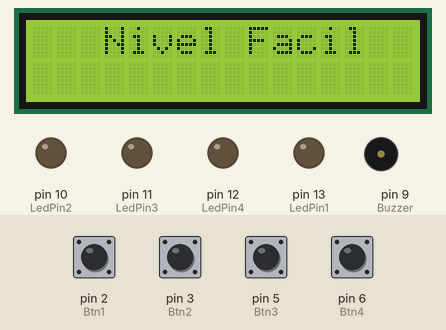
Simulated run of this sketch. Board: Arduino Uno, built with avr-gcc and run on an emulated ATmega328P. On the bench: 16×2 character LCD, output pins drawn as LEDs (lit = HIGH), buzzer (waves = sounding). The inputs (shaded band) are chosen by the test bench; at power-on: pin 2 (Btn1), pin 3 (Btn2), pin 5 (Btn3), pin 6 (Btn4) LOW. Random numbers use the default seed unless the sketch sets one; pins used as bus, display or sensor lines are not drawn; what the sketch prints to the serial monitor is not drawn.

Above: at 1.2 s.
1.3 s: pin 2 (Btn1) pulled HIGH for 0.15 s
At 2.8 s:
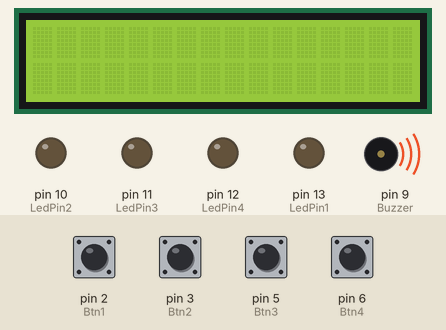
4.4 s: pin 3 (Btn2) pulled HIGH for 0.15 s
At 6.6 s:
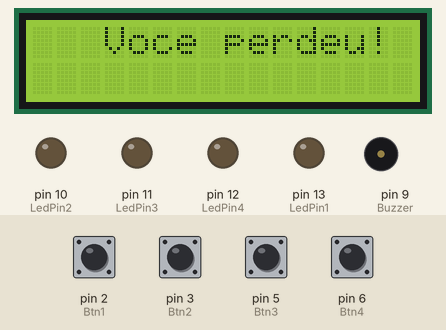
7.5 s: pin 5 (Btn3) pulled HIGH for 1 s
At 9.7 s:
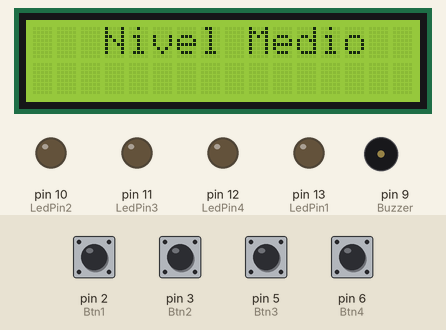
10.0 s: pin 2 (Btn1) pulled HIGH for 1 s
At 13.3 s:
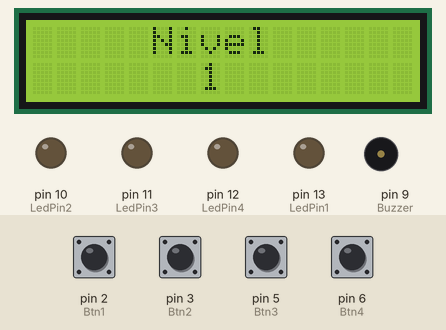
13.8 s: pin 6 (Btn4) pulled HIGH for 0.15 s
At 14.0 s:
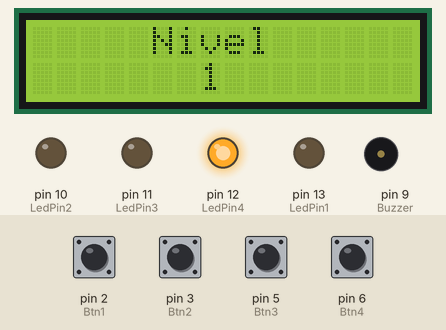
16.9 s: pin 3 (Btn2) pulled HIGH for 1 s
At 18.0 s:
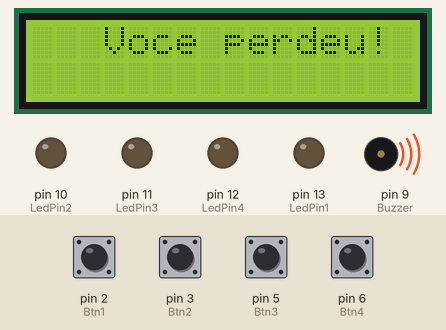
Timing chart, 0 to 19.9 s (numbered marks = the images above; inputs shaded):
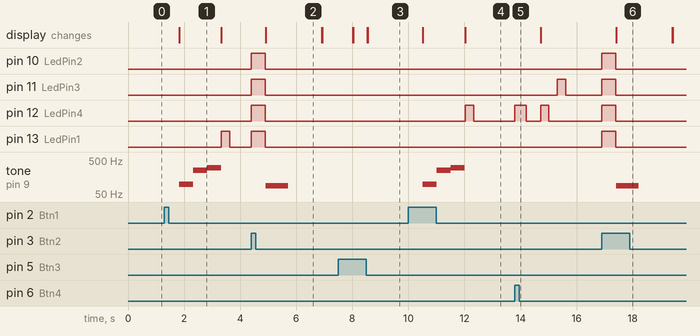

The sketch:

jogoDaMemoria.ino
```cpp
#include <time.h>;
#include <stdlib.h>;
#include <Wire.h>;
#include <LiquidCrystal_I2C.h>;

const int LedPin1 = 13;
const int LedPin2 = 10;
const int LedPin3 = 11;
const int LedPin4 = 12;
const int Btn1 = 2;
const int Btn2 = 3;
const int Btn3 = 5;
const int Btn4 = 6;

int EstadoBtn1 = 0;
int EstadoBtn2 = 0;
int EstadoBtn3 = 0;
int EstadoBtn4 = 0;

int posArray = 0;
int luzes[20];
int aleatorio = 0;
int size = 0;
int jogada = 2;
int posAtual = 0;
bool game = false;
int nivel = 0;
bool botaoApertado = false;
int modo = 0;

LiquidCrystal_I2C lcd(0x27, 16, 2);
const int Buzzer = 9;

int telaAtual = 1;

void erro() {
  for (int i = 0; i < 10; i++) {
    luzes[i] = 0;
  }
  game = false;
  jogada = 2;

  posArray = 0;
  nivel = 0;
  digitalWrite(LedPin1, HIGH);
  digitalWrite(LedPin2, HIGH);
  digitalWrite(LedPin3, HIGH);
  digitalWrite(LedPin4, HIGH);
  EstadoBtn1 = LOW;

  delay(500);
  digitalWrite(LedPin1, LOW);
  digitalWrite(LedPin2, LOW);
  digitalWrite(LedPin3, LOW);
  digitalWrite(LedPin4, LOW);
  lcd.clear();
  lcd.setCursor(3, 0);
  lcd.print("Voce perdeu!");
  digitalWrite(Buzzer, HIGH);
  tone(Buzzer, 87, 1000);
  delay(800);


  digitalWrite(Buzzer, LOW);
  noTone(Buzzer);
  delay(1200);
  lcd.clear();
}

void sortear() {

  size = 0;

  aleatorio = random(1, 5);

  do {
    int numOk = luzes[size];
    if (numOk == 0) {
      break;
    }


    size++;

  } while (true);

  if (luzes[size - 1] != aleatorio || size == 0) {
    size++;
    Serial.println(luzes[posArray]);
    luzes[posArray] = aleatorio;
  } else {
    sortear();
  }
}

void sortearRepete() {
  size = 0;
  //aleatorio = 1 + rand() % (1-4);
  aleatorio = random(1, 5);

  do {
    int numOk = luzes[size];
    if (numOk == 0) {
      break;
    }


    size++;

  } while (true);


  size++;
  Serial.println(luzes[posArray]);
  luzes[posArray] = aleatorio;
}


void setup() {
  // put your setup code here, to run once:
  pinMode(LedPin1, OUTPUT);
  pinMode(LedPin2, OUTPUT);
  pinMode(LedPin3, OUTPUT);
  pinMode(LedPin4, OUTPUT);
  pinMode(Btn1, INPUT);
  pinMode(Btn2, INPUT);
  pinMode(Btn3, INPUT);
  pinMode(Btn4, INPUT);
  pinMode(Buzzer, OUTPUT);
  Serial.begin(9600);
  randomSeed(analogRead(0));
  lcd.init();
}


void loop() {
  lcd.setBacklight(HIGH);


  // put your main code heuzere, to run repeatedly:
  EstadoBtn1 = digitalRead(Btn1);
  EstadoBtn2 = digitalRead(Btn2);
  EstadoBtn3 = digitalRead(Btn3);
  EstadoBtn4 = digitalRead(Btn4);
  //Serial.println(EstadoBtn1);
  //delay(500);


  if (jogada == 2) {

    if (telaAtual == 1) {
      lcd.setCursor(3, 0);
      lcd.print("Nivel Facil");

      if (EstadoBtn4 == HIGH) {
        delay(500);
        lcd.clear();
        telaAtual = 2;
      }
      if (EstadoBtn3 == HIGH) {
        delay(500);
        lcd.clear();
        telaAtual = 3;
      }
      if (EstadoBtn1 == HIGH) {
        modo = 1;
        jogada = 0;
      }
    }

    else if (telaAtual == 2) {
      telaAtual = 2;

      lcd.setCursor(3, 0);
      lcd.print("Nivel Medio");
      if (EstadoBtn4 == HIGH) {
        delay(500);
        lcd.clear();
        telaAtual = 3;
      }
      if (EstadoBtn3 == HIGH) {
        delay(500);
        lcd.clear();
        telaAtual = 1;
      }
      if (EstadoBtn1 == HIGH) {
        modo = 2;
        jogada = 0;
      }

    }

    else if (telaAtual == 3) {
      telaAtual = 3;


      lcd.setCursor(2, 0);
      lcd.print("Nivel Dificil");
      if (EstadoBtn4 == HIGH) {
        delay(500);
        lcd.clear();
        telaAtual = 1;
      }
      if (EstadoBtn3 == HIGH) {
        delay(500);
        lcd.clear();
        telaAtual = 2;
      }

      if (EstadoBtn1 == HIGH) {
        modo = 3;
        jogada = 0;
      }
    }
  }


  if (jogada == 1) {

    if (posAtual < size) {

      if (EstadoBtn1 == HIGH) {


        digitalWrite(LedPin1, HIGH);


        if (luzes[posAtual] == 1) {
          Serial.println(luzes[posAtual]);

          posAtual++;
          delay(400);
        } else {
          erro();
        }
      } else {
        //botaoApertado = false;
        digitalWrite(LedPin1, LOW);
      }


      if (EstadoBtn2 == HIGH) {
        digitalWrite(LedPin2, HIGH);


        if (luzes[posAtual] == 2) {

          posAtual++;

          delay(400);
        } else {
          erro();
        }


      } else {
        digitalWrite(LedPin2, LOW);
      }


      if (EstadoBtn3 == HIGH) {
        digitalWrite(LedPin3, HIGH);


        if (luzes[posAtual] == 3) {

          posAtual++;
          delay(400);
        } else {
          erro();
        }

      } else {
        digitalWrite(LedPin3, LOW);
      }


      if (EstadoBtn4 == HIGH) {
        digitalWrite(LedPin4, HIGH);


        if (luzes[posAtual] == 4) {

          posAtual++;
          delay(400);
        } else {
          erro();
        }

      } else {
        digitalWrite(LedPin4, LOW);
      }


    } else {
      game = true;
      jogada = 0;
    }
  }

  if (jogada == 0) {
    digitalWrite(LedPin1, LOW);
    digitalWrite(LedPin2, LOW);
    digitalWrite(LedPin3, LOW);
    digitalWrite(LedPin4, LOW);

    if (nivel == 10 && modo == 1 || nivel == 15 && modo == 2 || nivel == 20 && modo == 3) {
      for (int i = 0; i < 600; i++) {
        digitalWrite(Buzzer, HIGH);
        delayMicroseconds(100);
        // tone(Buzzer, 1000);

        digitalWrite(Buzzer, LOW);
        delayMicroseconds(100);
      }
      for (int i = 0; i < 600; i++) {
        digitalWrite(Buzzer, HIGH);
        delayMicroseconds(200);
        // tone(Buzzer, 1000);

        digitalWrite(Buzzer, LOW);
        delayMicroseconds(200);
      }

      for (int i = 0; i < 600; i++) {
        digitalWrite(Buzzer, HIGH);
        delayMicroseconds(300);
        // tone(Buzzer, 1000);

        digitalWrite(Buzzer, LOW);
        delayMicroseconds(300);
      }


      lcd.clear();
      lcd.setCursor(4, 0);

      lcd.print("Parabens!");

      if(modo == 3){
        lcd.clear();
         lcd.setCursor(2, 0);
        lcd.print("Nivel Dificil");

        lcd.setCursor(3,1);
        lcd.print("Ganhou R$50");
      }else{
          lcd.setCursor(3, 1);
      lcd.print("Voce venceu");
      }

      for(int i = 0; i < 4; i++){
        digitalWrite(LedPin1, HIGH);
        delay(500);
        digitalWrite(LedPin1, LOW);
        digitalWrite(LedPin2, HIGH);
        delay(500);
        digitalWrite(LedPin2, LOW);
        digitalWrite(LedPin3, HIGH);
        delay(500);
        digitalWrite(LedPin3, LOW);
        digitalWrite(LedPin4, HIGH);
        delay(500);
        digitalWrite(LedPin4, LOW);
      }


      game = false;
      posArray = 0;
      for (int i = 0; i < 10; i++) {
        luzes[i] = 0;
      }
      nivel = 0;
      lcd.clear();
      jogada = 2;
    }


    if (EstadoBtn1 == HIGH || game) {


      nivel++;
      //Serial.println(nivel);

      delay(500);

      if (nivel == 1) {

        lcd.clear();
        digitalWrite(Buzzer, HIGH);
        tone(Buzzer, 98, 500);
        delay(500);
        tone(Buzzer, 247, 500);
        delay(500);
        tone(Buzzer, 294, 500);
        delay(500);
        digitalWrite(Buzzer, HIGH);
        noTone(Buzzer);
      }


      if (nivel == 10) {
        lcd.clear();
        lcd.setCursor(5, 0);
        lcd.print("Nivel");
        lcd.setCursor(6, 1);
        lcd.print(nivel);
      } else {
        lcd.clear();
        lcd.setCursor(5, 0);
        lcd.print("Nivel");
        lcd.setCursor(7, 1);
        lcd.print(nivel);
      }

      if(modo == 1){
        sortear();
      }else{
        sortearRepete();
      }

      for (int i = 0; i < size; i++) {
        if (luzes[i] == 1) {
          digitalWrite(LedPin1, HIGH);
          delay(300);
          digitalWrite(LedPin1, LOW);
          delay(300);
        } else if (luzes[i] == 2) {
          digitalWrite(LedPin2, HIGH);
          delay(300);
          digitalWrite(LedPin2, LOW);
          delay(300);
        } else if (luzes[i] == 3) {
          digitalWrite(LedPin3, HIGH);
          delay(300);
          digitalWrite(LedPin3, LOW);
          delay(300);
        } else if (luzes[i] == 4) {
          digitalWrite(LedPin4, HIGH);
          delay(300);
          digitalWrite(LedPin4, LOW);
          delay(300);
        }
      }
      posAtual = 0;
      jogada = 1;
      game = false;
      posArray++;

      delay(200);
    } else {
      digitalWrite(LedPin1, LOW);
      digitalWrite(LedPin2, LOW);
      digitalWrite(LedPin3, LOW);
      digitalWrite(LedPin4, LOW);
    }
  }
}
```

Measured:
- after the input at 1.3 s, pin 13 (LedPin1): LOW → HIGH after 2.0 s, → LOW 0.30 s later; tone on pin 9 (Buzzer): silent → 98 Hz after 0.52 s, → 247 Hz 0.50 s later, → 294 Hz 0.50 s later, → silent 0.50 s later; the display: changes after 0.52 s (image 1)
- after the input at 4.4 s, pin 10 (LedPin2), pin 11 (LedPin3), pin 12 (LedPin4), pin 13 (LedPin1): LOW → HIGH at once, → LOW 0.50 s later; tone on pin 9 (Buzzer): silent → 87 Hz after 0.52 s, → silent 0.80 s later; the display: changes after 0.52 s (image 2)
- after the input at 7.5 s, the display: first changes after 0.51 s (image 3 shows a later state)
- after the input at 10.0 s, pin 12 (LedPin4): LOW → HIGH after 2.0 s, → LOW 0.30 s later; tone on pin 9 (Buzzer): silent → 98 Hz after 0.52 s, → 247 Hz 0.50 s later, → 294 Hz 0.50 s later, → silent 0.50 s later; the display: first changes after 0.52 s (image 4 shows a later state)
- after the input at 13.8 s, pin 11 (LedPin3): LOW → HIGH after 1.5 s, → LOW 0.30 s later; pin 12 (LedPin4): LOW → HIGH at once, → LOW 0.40 s later, → HIGH 0.51 s later, → LOW 0.30 s later
- after the input at 16.9 s, pin 10 (LedPin2), pin 11 (LedPin3), pin 12 (LedPin4), pin 13 (LedPin1): LOW → HIGH at once, → LOW 0.50 s later; tone on pin 9 (Buzzer): silent → 87 Hz after 0.52 s, → silent 0.80 s later; the display: changes after 0.52 s (image 6)
- what the display in image 1 shows lasts 1.5 s, from 1.8 s to 3.3 s
